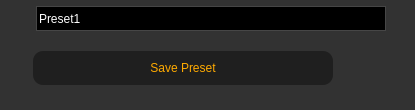
<?xml version="1.0" encoding="UTF-8"?>
<ui version="4.0">
 <class>presetSave</class>
 <widget class="QDialog" name="presetSave">
  <property name="geometry">
   <rect>
    <x>0</x>
    <y>0</y>
    <width>415</width>
    <height>110</height>
   </rect>
  </property>
  <property name="minimumSize">
   <size>
    <width>415</width>
    <height>110</height>
   </size>
  </property>
  <property name="maximumSize">
   <size>
    <width>415</width>
    <height>110</height>
   </size>
  </property>
  <property name="windowTitle">
   <string>Save Preset as</string>
  </property>
  <property name="windowIcon">
   <iconset>
    <normaloff>favicon.ico</normaloff>favicon.ico</iconset>
  </property>
  <property name="styleSheet">
   <string notr="true">background-color: rgb(50, 50, 50);
color: rgb(255, 170, 0);
</string>
  </property>
  <widget class="QWidget" name="verticalLayoutWidget">
   <property name="geometry">
    <rect>
     <x>0</x>
     <y>0</y>
     <width>422</width>
     <height>101</height>
    </rect>
   </property>
   <layout class="QVBoxLayout" name="verticalLayout">
    <item>
     <layout class="QHBoxLayout" name="horizontalLayout">
      <item>
       <spacer name="horizontalSpacer_4">
        <property name="orientation">
         <enum>Qt::Horizontal</enum>
        </property>
        <property name="sizeType">
         <enum>QSizePolicy::Expanding</enum>
        </property>
        <property name="sizeHint" stdset="0">
         <size>
          <width>5</width>
          <height>20</height>
         </size>
        </property>
       </spacer>
      </item>
      <item>
       <widget class="QLineEdit" name="lineEdit_presetName">
        <property name="minimumSize">
         <size>
          <width>350</width>
          <height>25</height>
         </size>
        </property>
        <property name="maximumSize">
         <size>
          <width>350</width>
          <height>25</height>
         </size>
        </property>
        <property name="styleSheet">
         <string notr="true">background-color: rgb(0, 0, 0);
color: rgb(255, 255, 255);
border:1px solid rgb(70,70,70);
selection-background-color: rgb(90,90, 90); 
selection-color: rgb(255, 255, 255);</string>
        </property>
        <property name="text">
         <string>Preset1</string>
        </property>
       </widget>
      </item>
      <item>
       <spacer name="horizontalSpacer_3">
        <property name="orientation">
         <enum>Qt::Horizontal</enum>
        </property>
        <property name="sizeType">
         <enum>QSizePolicy::Expanding</enum>
        </property>
        <property name="sizeHint" stdset="0">
         <size>
          <width>5</width>
          <height>20</height>
         </size>
        </property>
       </spacer>
      </item>
     </layout>
    </item>
    <item>
     <layout class="QHBoxLayout" name="horizontalLayout_2">
      <item>
       <spacer name="horizontalSpacer">
        <property name="orientation">
         <enum>Qt::Horizontal</enum>
        </property>
        <property name="sizeType">
         <enum>QSizePolicy::Expanding</enum>
        </property>
        <property name="sizeHint" stdset="0">
         <size>
          <width>5</width>
          <height>20</height>
         </size>
        </property>
       </spacer>
      </item>
      <item>
       <widget class="QPushButton" name="pushButton_savePreset">
        <property name="minimumSize">
         <size>
          <width>300</width>
          <height>34</height>
         </size>
        </property>
        <property name="maximumSize">
         <size>
          <width>300</width>
          <height>34</height>
         </size>
        </property>
        <property name="styleSheet">
         <string notr="true">QPushButton{
background-color: rgb(31, 31, 31);
border-radius: 10px;
}

QPushButton:hover {
    background-color: rgb(80, 80, 80);
	color: rgb(0,150,0);
    border-style: inset;
}

QPushButton:pressed {
    background-color:  rgb(0,150,0);
	color: rgb(0,230,0);
    border-style: inset;
}</string>
        </property>
        <property name="text">
         <string>Save Preset</string>
        </property>
       </widget>
      </item>
      <item>
       <widget class="QLabel" name="label_presetLogo">
        <property name="minimumSize">
         <size>
          <width>50</width>
          <height>50</height>
         </size>
        </property>
        <property name="maximumSize">
         <size>
          <width>50</width>
          <height>50</height>
         </size>
        </property>
        <property name="styleSheet">
         <string notr="true"/>
        </property>
        <property name="text">
         <string/>
        </property>
       </widget>
      </item>
      <item>
       <spacer name="horizontalSpacer_2">
        <property name="orientation">
         <enum>Qt::Horizontal</enum>
        </property>
        <property name="sizeType">
         <enum>QSizePolicy::Expanding</enum>
        </property>
        <property name="sizeHint" stdset="0">
         <size>
          <width>5</width>
          <height>20</height>
         </size>
        </property>
       </spacer>
      </item>
     </layout>
    </item>
   </layout>
  </widget>
 </widget>
 <resources/>
 <connections/>
</ui>
